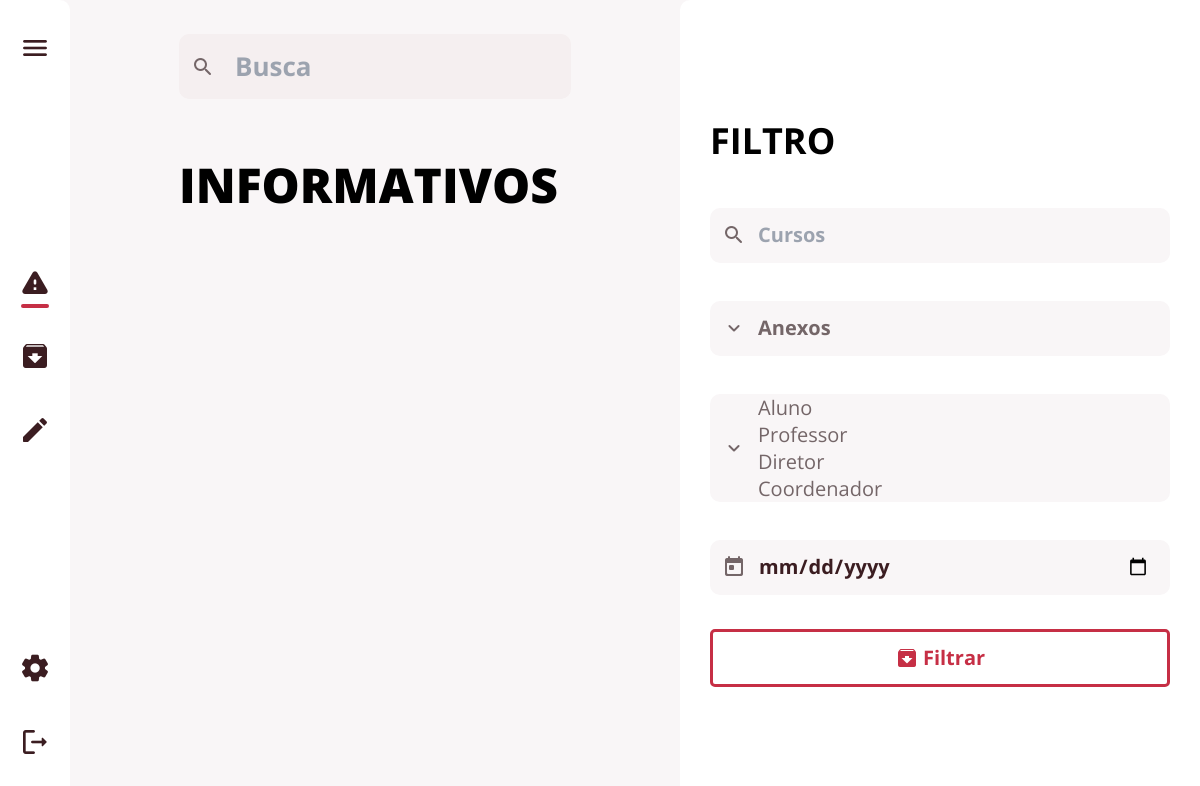
/ (signed in), run on an earlier commit of the app's database.
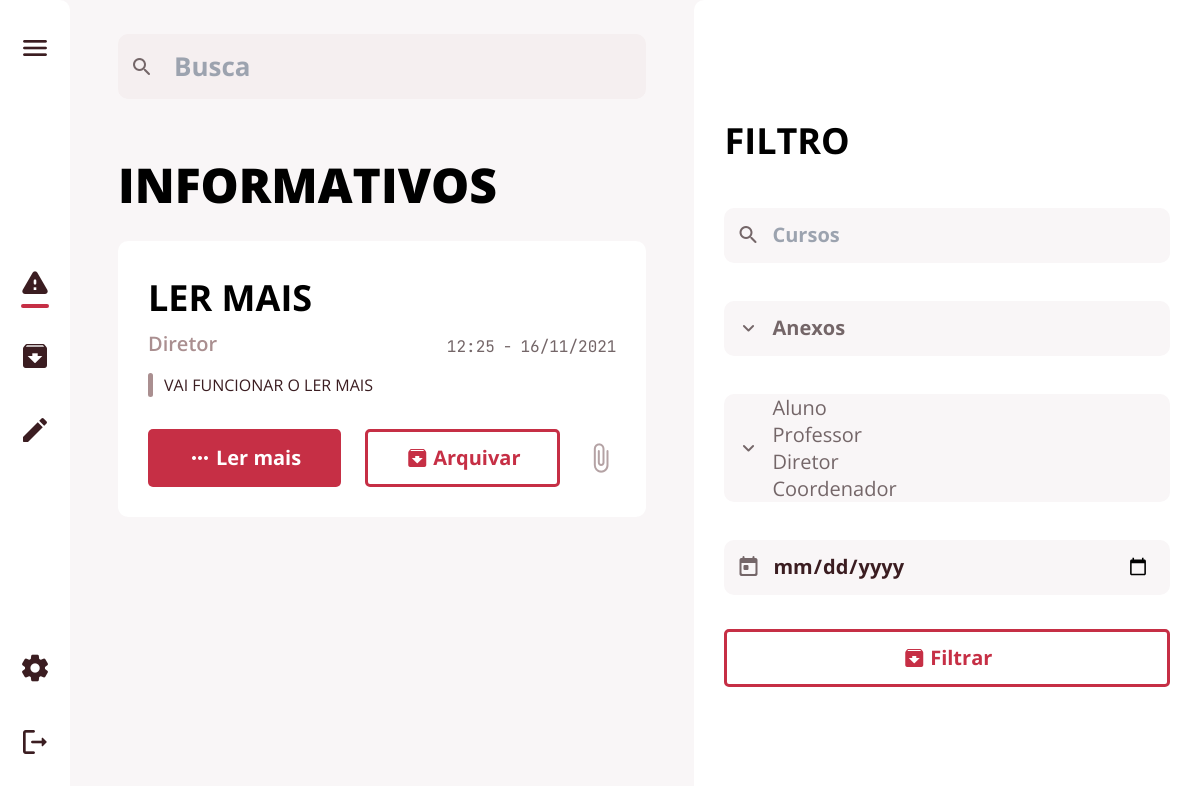
And on a later commit of the database.
### app/database/models.py (models this page shows, shortened)
class Postagem(db.Model):
    __tablename__ = "postagem"
    id = db.Column(db.Integer, primary_key=True, autoincrement=True)
    titulo = db.Column(db.String(150), nullable=False)
    texto = db.Column(db.String(150), nullable=False)
    data = db.Column(db.DateTime, default=datetime.now)
    postagem_arquivada = db.relationship('Arquivadas')
    user_id = db.Column(db.Integer, db.ForeignKey('user.id'))
    destinatario = db.relationship('Papel',
                                   secondary=postagem_papel_tabela,
                                   back_populates='postagem')

class Papel(db.Model):
    __tablename__ = "papel"
    id = db.Column(db.Integer, primary_key=True, autoincrement=True)
    nome = db.Column(db.String(150), unique=True, nullable=False)
    pode_editar = db.Column(db.Boolean, default=0)
    admin = db.Column(db.Boolean, default=0)
    postagem = db.relationship('Postagem',
                               secondary=postagem_papel_tabela,
                               back_populates='destinatario')
    user = db.relationship('User',
                           secondary=user_papel_tabela,
                           back_populates='papeis')
    def __repr__(self):
        return self.nome

### app/view.py (the view)
@routes.route('/', methods=["GET", "POST"])
@login_required
def inicio():
    role = Postagem.destinatario
    print(role)
    cargo = request.args.get(User.query.filter_by(id=user.papeis))
    user_arquivados = db.session.query(Arquivadas.user_id).all()
    user_arquivados = [id for id, in user_arquivados]
    print(user_arquivados)
    subquery = db.session.query(Arquivadas.arquivada).all()
    subquery = [id for id, in subquery]
    if user.id in user_arquivados:
        posts = db.session.query(Postagem).join(Postagem.destinatario).join(
            Papel.user).join(Arquivadas).filter(Postagem.id.not_in(subquery)).filter(User.id == user.id).order_by(Postagem.data.desc()).all()
        busca = request.form.get("busca")
        if busca:
            busca = f"%{busca}%"
            search_post = db.session.query(Postagem).join(Postagem.destinatario).join(
                Papel.user).join(Arquivadas).filter(Postagem.id.not_in(subquery)).filter(User.id == user.id).filter(Postagem.titulo.like(
                    busca)).order_by(Postagem.data.desc()).all()
            posts = search_post
        filtro_data = request.form.get("data")
        if filtro_data:
            filtro_data = f"%{filtro_data}%"
            filtro_data = db.session.query(Postagem).join(Postagem.destinatario).join(
                Papel.user).join(Arquivadas).filter(Postagem.id.not_in(subquery)).filter(User.id == user.id).filter(Postagem.data.like(
                    filtro_data)).order_by(Postagem.data.desc()).all()
            posts = filtro_data
    else:
        posts = db.session.query(Postagem).join(Postagem.destinatario).join(
            Papel.user).filter(User.id == user.id).order_by(Postagem.data.desc()).all()
        busca = request.form.get("busca")
        if busca:
            busca = f"%{busca}%"
            search_post = db.session.query(Postagem).join(Postagem.destinatario).join(
                Papel.user).filter(User.id == user.id).filter(Postagem.titulo.like(
                    busca)).order_by(Postagem.data.desc()).all()
            posts = search_post
        filtro_data = request.form.get("data")
        if filtro_data:
            filtro_data = f"%{filtro_data}%"
            filtro_data = db.session.query(Postagem).join(Postagem.destinatario).join(
                Papel.user).filter(User.id == user.id).filter(Postagem.data.like(
                    filtro_data)).order_by(Postagem.data.desc()).all()
            posts = filtro_data
    form = SelectForm()
    form.select.choices = [(select.id, select.nome)
                           for select in Papel.query.join(Papel.user).filter(User.id != user.id).all()]
    return render_template("home.html", user=user, posts=posts, cargo=cargo, user_edit=user_edit(), remetente=remetente, form=form, remetente_nome=remetente_nome)

### app/formulario/registerForm.py
class SelectForm(FlaskForm):
    select = ChosenSelectMultipleField("Enviar para", choices=[])

### app/formulario/registerForm.py (called while the page is built)
def _add_chosen_class(kwargs):
    if 'render_kw' in kwargs:
        if 'class' in kwargs['render_kw']:
            kwargs['render_kw']['class'] += ' chosen-select'
        else:
            kwargs['render_kw']['class'] = 'chosen-select'
    else:
        kwargs['render_kw'] = {'class': 'chosen-select'}

### app/view.py (called while the page is built)
def user_edit():
    user_edit = db.session.query(Papel.pode_editar).join(
        Papel.user).filter(User.id == user.id).all()
    for edit in user_edit:
        if edit:
            user_edit = edit[0]
        break
    return user_edit

def papel_postagem(papel):
    return ', '.join(map(str, papel))

def remetente(userid):
    return papel_postagem(db.session.query(Papel).join(
        Papel.user).filter(User.id == userid).all())

def remetente_nome(userid):
    return papel_postagem(db.session.query(User.nome).filter(User.id == userid).first())

### app/templates/home.html (shortened to what this page needs)
{% extends 'base.html' %}
{% block main_text %}INFORMATIVOS{% endblock %}
{% block main %}
{% for post in posts %}
<div class="card-box">
  <h2 class="title-text">{{ post.titulo }}</h2>
  <div class="text-title-area">
    <h3 class="sender-papel">{{ remetente(post.user_id) }}</h3>
    <div class="send-date">
      <p class="hour">{{ post.data.strftime('%H:%M') }}</p>
      <p class="date">{{ post.data.strftime('%d/%m/%Y') }}</p>
    </div>
  </div>
  <div class="text-area text-area--short">
    <p>{{ post.texto }}</p>
  </div>
  <div class="bottom-buttons">
    <button class="btn btn-full" onClick="abrirPopup({{ post.id }})">
      <span class="material-icons-round">more_horiz</span>
      <p>Ler mais</p>
    </button>
    <button class="btn btn-empty" onClick="arquivarPost({{ post.id }})">
      <span class="material-icons-round">archive</span>
      <p>Arquivar</p>
    </button>
    <span class="material-icons-round card-icon">
    </span>
  </div>
</div>
{% endfor %}
{% endblock %}
{% block remetente %}
<div class="input-wrapper small-input">
  {{ form.select }}
</div>
{% endblock %}

### app/templates/base.html (shortened to what this page needs)
{% from '_modal_lermais.html' import modal_lermais %}
<!DOCTYPE html>
<html lang="en">
<head>
  <link rel="stylesheet" href="https://cdnjs.cloudflare.com/ajax/libs/chosen/1.8.7/chosen.min.css">
  <link href="https://unpkg.com/tailwindcss@^2/dist/tailwind.min.css" rel="stylesheet">
  <link rel="stylesheet" href="{{url_for('static', filename='style/base.css')}}">
</head>
<body>
  <div class="menu-wrapper">
    <div class="flex-nowrap">
      <nav class="main-nav">
        <div class="main-nav-items top-items">
          <button class="hamburger-menu">
            <span class="material-icons-round medium-icon ">menu</span>
          </button>
        </div>
        <div class="main-nav-items middle-items">
          <a href="/">
            <span class="material-icons-round medium-icon">warning</span>
            <div class="selection-bar is-selected"></div>
          </a>
          <a href="/arquivos">
            <span class="material-icons-round medium-icon">archive</span>
          </a>
          {% if user_edit %}
          <a href="/editar">
            <span class="material-icons-round medium-icon">edit</span>
          </a>
          {% endif %}
        </div>
        <div class="main-nav-items bottom-items">
          <a href="/config">
            <span class="material-icons-round medium-icon">settings</span>
          </a>
          <a href="/logout">
            <span class="material-icons-round medium-icon">logout</span>
          </a>
        </div>
      </nav>
      <div class="middle-box">
        <div class="middle-box-wrapper">
          {% block search %}
          <form action="" method="post">
            <div class="input-wrapper search-box">
              <input type="search" name="busca" placeholder="Busca">
            </div>
          </form>
          {% endblock %}
          <main class="base-main">
            <div class="main-text">{% block main_text %}INFORMATIVOS{% endblock %}</div>
            {% block main %}
            {% endblock %}
          </main>
        </div>
      </div>
      <div class="right-menu">
        <div class="filter-section">
          <h2 class="section-title filter-title">FILTRO</h2>
          <form action="" method="Post">
            {% if user_edit %}
            <div class="input-wrapper small-input">
              <input type="search" name="cursos" placeholder="Cursos">
            </div>
            {% endif %}
            <div class="input-wrapper small-input">
              <select name="anexos" id="anexos">
                <option value="" disabled selected>Anexos</option>
              </select>
            </div>
            {% block remetente %}{% endblock %}
            <div class="input-wrapper small-input">
              <input type="date" name="data" placeholder="Dia/Mes/Ano">
            </div>
            <button class="btn btn-empty" style="justify-content: center;" value="Filtrar">
              <span class="material-icons-round">archive</span>
              <p>Filtrar</p>
            </button>
          </form>
        </div>
      </div>
    </div>
  </div>
</body>
</html>

What changed in the data, as far as the page shows it:
added Postagem: titulo "LER MAIS", data "12:25", data "16/11/2021", texto "VAI FUNCIONAR O LER MAIS"
now on this page (row unchanged): Papel: nome "Diretor"
